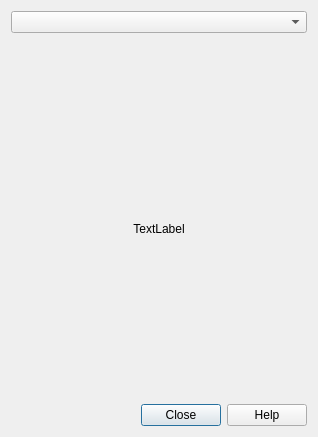
<?xml version="1.0" encoding="UTF-8"?>
<ui version="4.0">
 <class>QrCodeDialog</class>
 <widget class="QDialog" name="QrCodeDialog">
  <property name="geometry">
   <rect>
    <x>0</x>
    <y>0</y>
    <width>318</width>
    <height>437</height>
   </rect>
  </property>
  <property name="windowTitle">
   <string>Dialog</string>
  </property>
  <layout class="QVBoxLayout" name="verticalLayout">
   <item>
    <widget class="QComboBox" name="comboBox"/>
   </item>
   <item>
    <widget class="QLabel" name="labelHeader">
     <property name="text">
      <string/>
     </property>
     <property name="openExternalLinks">
      <bool>true</bool>
     </property>
     <property name="textInteractionFlags">
      <set>Qt::LinksAccessibleByMouse|Qt::TextSelectableByMouse</set>
     </property>
    </widget>
   </item>
   <item>
    <widget class="QLabel" name="labelImage">
     <property name="sizePolicy">
      <sizepolicy hsizetype="Expanding" vsizetype="Expanding">
       <horstretch>0</horstretch>
       <verstretch>0</verstretch>
      </sizepolicy>
     </property>
     <property name="text">
      <string>TextLabel</string>
     </property>
     <property name="scaledContents">
      <bool>false</bool>
     </property>
     <property name="alignment">
      <set>Qt::AlignCenter</set>
     </property>
     <property name="margin">
      <number>2</number>
     </property>
     <property name="textInteractionFlags">
      <set>Qt::NoTextInteraction</set>
     </property>
    </widget>
   </item>
   <item>
    <widget class="QDialogButtonBox" name="buttonBox">
     <property name="orientation">
      <enum>Qt::Horizontal</enum>
     </property>
     <property name="standardButtons">
      <set>QDialogButtonBox::Close|QDialogButtonBox::Help</set>
     </property>
    </widget>
   </item>
  </layout>
 </widget>
 <resources/>
 <connections>
  <connection>
   <sender>buttonBox</sender>
   <signal>accepted()</signal>
   <receiver>ImageDialog</receiver>
   <slot>accept()</slot>
   <hints>
    <hint type="sourcelabel">
     <x>248</x>
     <y>254</y>
    </hint>
    <hint type="destinationlabel">
     <x>157</x>
     <y>274</y>
    </hint>
   </hints>
  </connection>
  <connection>
   <sender>buttonBox</sender>
   <signal>rejected()</signal>
   <receiver>ImageDialog</receiver>
   <slot>reject()</slot>
   <hints>
    <hint type="sourcelabel">
     <x>316</x>
     <y>260</y>
    </hint>
    <hint type="destinationlabel">
     <x>286</x>
     <y>274</y>
    </hint>
   </hints>
  </connection>
 </connections>
</ui>
